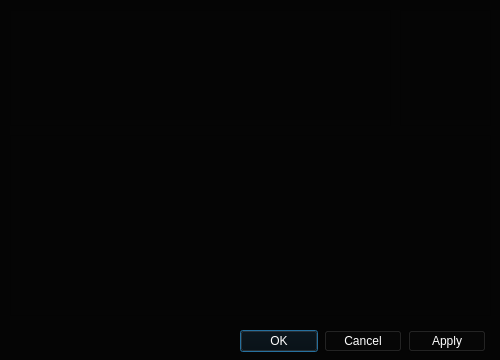
<?xml version="1.0" encoding="UTF-8"?>
<ui version="4.0">
 <class>Dialog_FluidSynthSelectProgram</class>
 <widget class="QDialog" name="Dialog_FluidSynthSelectProgram">
  <property name="windowModality">
   <enum>Qt::ApplicationModal</enum>
  </property>
  <property name="geometry">
   <rect>
    <x>0</x>
    <y>0</y>
    <width>500</width>
    <height>360</height>
   </rect>
  </property>
  <property name="font">
   <font>
    <pointsize>11</pointsize>
   </font>
  </property>
  <property name="windowTitle">
   <string>Select Fluid Synth Program</string>
  </property>
  <property name="windowOpacity">
   <double>1.000000000000000</double>
  </property>
  <property name="toolTip">
   <string>&lt;html&gt;&lt;head/&gt;&lt;body&gt;&lt;p&gt;&lt;span style=&quot; color:#0055ff;&quot;&gt;Select Fluid Synth Prorams&lt;/span&gt;&lt;/p&gt;&lt;/body&gt;&lt;/html&gt;</string>
  </property>
  <property name="styleSheet">
   <string notr="true">color: rgb(255, 255, 255);
background-color: rgb(5, 5, 5);</string>
  </property>
  <widget class="QScrollArea" name="scrollArea_dialogFluidSelectProgram_soundfonts">
   <property name="geometry">
    <rect>
     <x>10</x>
     <y>10</y>
     <width>381</width>
     <height>116</height>
    </rect>
   </property>
   <property name="widgetResizable">
    <bool>true</bool>
   </property>
   <widget class="QWidget" name="scrollAreaWidgetContents_2">
    <property name="geometry">
     <rect>
      <x>0</x>
      <y>0</y>
      <width>379</width>
      <height>114</height>
     </rect>
    </property>
   </widget>
  </widget>
  <widget class="QScrollArea" name="scrollArea_dialogFluidSelectProgram_banks">
   <property name="geometry">
    <rect>
     <x>400</x>
     <y>10</y>
     <width>91</width>
     <height>116</height>
    </rect>
   </property>
   <property name="widgetResizable">
    <bool>true</bool>
   </property>
   <widget class="QWidget" name="scrollAreaWidgetContents">
    <property name="geometry">
     <rect>
      <x>0</x>
      <y>0</y>
      <width>89</width>
      <height>114</height>
     </rect>
    </property>
   </widget>
  </widget>
  <widget class="QScrollArea" name="scrollArea_dialogFluidSelectProgram_presets">
   <property name="geometry">
    <rect>
     <x>10</x>
     <y>135</y>
     <width>481</width>
     <height>181</height>
    </rect>
   </property>
   <property name="widgetResizable">
    <bool>true</bool>
   </property>
   <widget class="QWidget" name="scrollAreaWidgetContents_3">
    <property name="geometry">
     <rect>
      <x>0</x>
      <y>0</y>
      <width>479</width>
      <height>179</height>
     </rect>
    </property>
   </widget>
  </widget>
  <widget class="QDialogButtonBox" name="buttonBox_dialog_selectProgram">
   <property name="geometry">
    <rect>
     <x>240</x>
     <y>330</y>
     <width>246</width>
     <height>23</height>
    </rect>
   </property>
   <property name="standardButtons">
    <set>QDialogButtonBox::Apply|QDialogButtonBox::Cancel|QDialogButtonBox::Ok</set>
   </property>
  </widget>
 </widget>
 <resources/>
 <connections/>
</ui>
